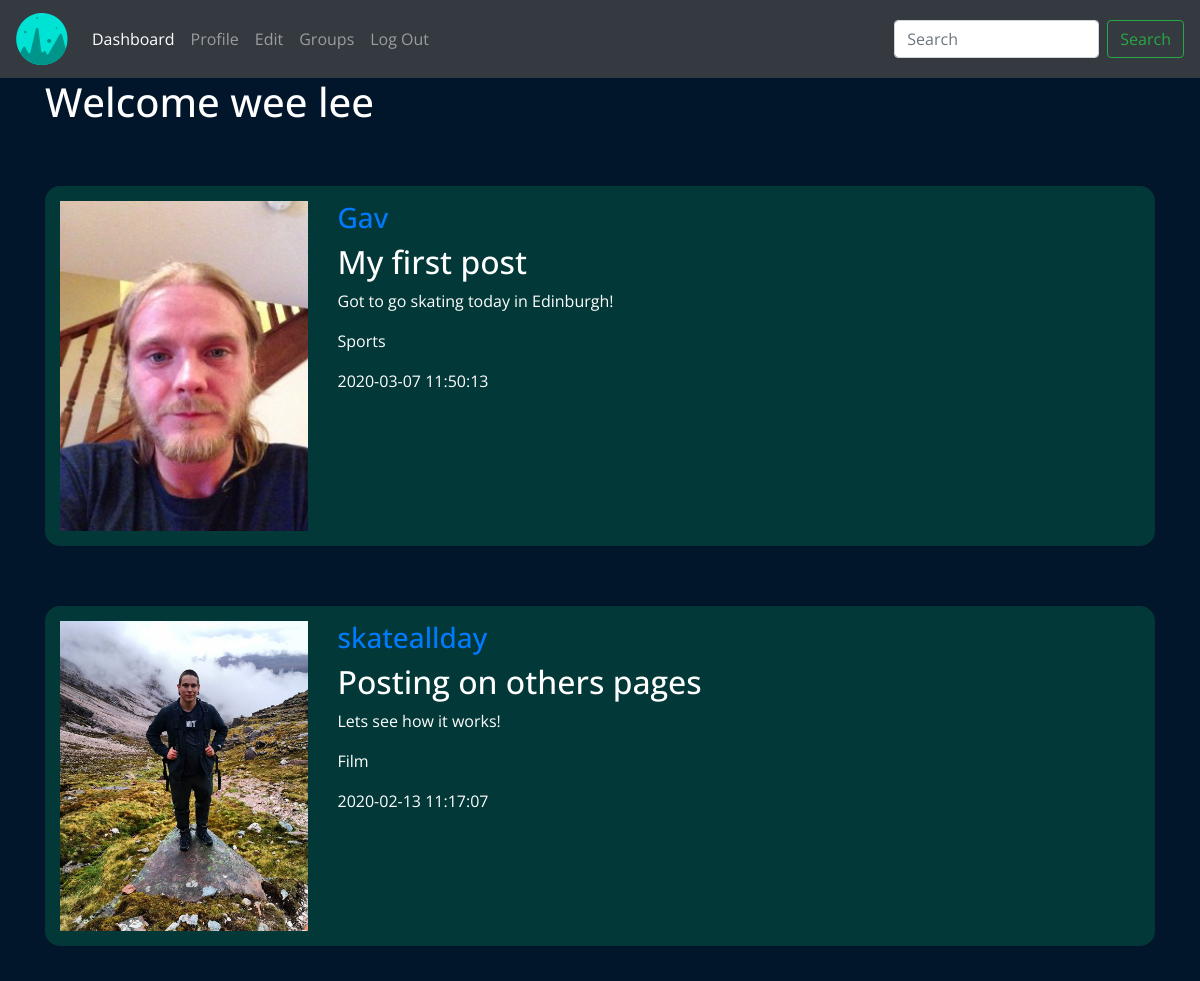
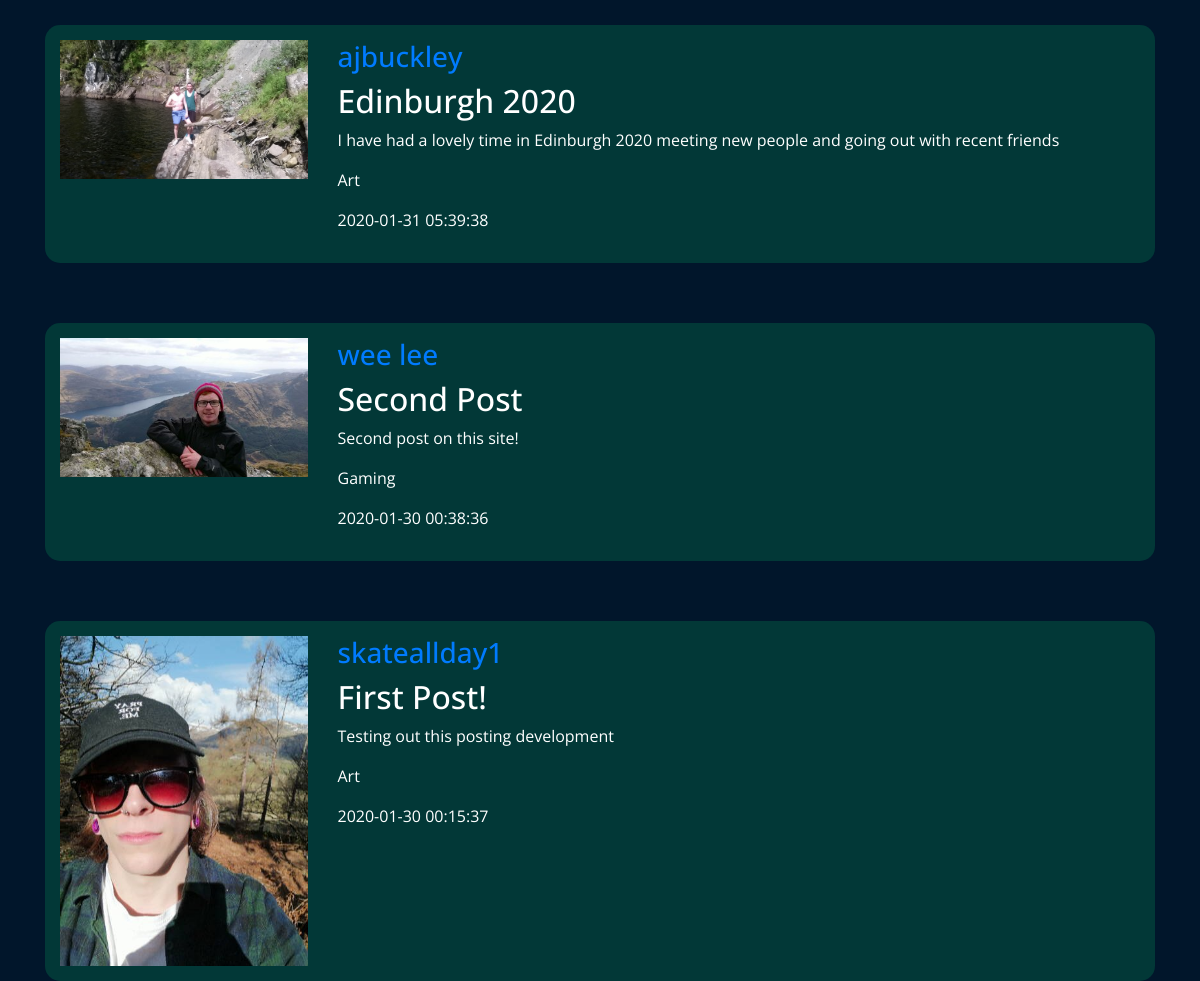
Screenshot of /dashboard (signed in) with the database file from the repository (2 pictures, top to bottom).
### tables this page shows
CREATE TABLE "userPost"(
    author TEXT PRIMARY KEY,
    postTitle TEXT NOT NULL,
    postContent TEXT NOT NULL,    
    category TEXT NOT NULL,
    postImage TEXT,
    dateTime TEXT NOT NULL
);

CREATE TABLE accountData (
username TEXT NOT NULL,
email TEXT NOT NULL,
password TEXT NOT NULL,
bio TEXT,
imageName TEXT,
interests TEXT,
dailyVotes INT);

### app.py (the view, shortened to what this page needs)
@app.route("/dashboard")
def dashboard():
        if g.username:
                form = postStatus(request.form)
                conn =sqlite3.connect('userData.db')
                print ("Opened database successfully")
                c = conn.cursor()
                c.execute('SELECT author, imageName, postTitle, postContent, category, dateTime FROM accountData INNER JOIN userPost ON userPost.author = accountData.username ORDER BY dateTime DESC');
                posts = c.fetchall()
                print(posts)
                for post in posts:
                        postTitle = post[2]
                        postContent = post[3]
                        category = post[4]
                return render_template('dashboard.html', posts=posts, username=g.username)
        else:
                flash('Please Login to continue')
                return redirect('Login')

### forms/forms.py
class postStatus(FlaskForm):
    postTitle = StringField('title', validators=[DataRequired(), Length(min=2, max=50)])
    postContent = StringField('content', validators=[DataRequired()], widget=TextArea())
    category = SelectField('category', choices=[('Art', 'Art'), ('Music', 'Music'), ('Sports', 'Sports'), ('Travel', 'Travel'),('Food', 'Food'), ('Gaming', 'Gaming'), ('Film', 'Film'), ('Politics', 'Politics')])
    upload = FileField('Upload Profile Image')
    submit = SubmitField('Send it!')

### app.py (called while the page is built)
@app.before_request
def before_request():
        g.username = None
        if 'username' in session:
                g.username = session['username']

### static/frontend/public/templates/dashboard.html (shortened to what this page needs)
{% extends "template.html" %}
{% block content %}
<div class="container">
    <div class="row">
        <div class="col-sm-12">
            <h1>Welcome {{username}}</h1>
                {% for post in posts %}
                <div class="previousPosts">
                    <div class="row">
                        <div class="col-sm-3">
                            <img class="dashboardPhotos" src={{url_for('static', filename=post[1])}}>
                        </div>
                        <div class="col-sm-9">
                            <h3><a href={{url_for('profileUserName', user=post[0])}}>{{post[0]}}</a></h3>
                            <h2>{{post[2]}}</h2>
                            <p>{{post[3]}}</p>
                            <p>{{post[4]}}</p>
                            <p>{{post[5]}}</p>
                        </div>
                    </div>
                </div>
                {% endfor %}
        </div>
    </div>
</div>
{% endblock %}

### static/frontend/public/styles.css (style rules this page uses)
.body { min-height: 100vh; position: relative; margin: 0; font-family: 'Open Sans', sans-serif; color:#fff; background-color: #01162B; background-image: url(background2.jpg); background-size: cover; background-repeat: no-repeat; background-attachment: fixed; }
.dashboardPhotos { width:100%; height:auto; }
.previousPosts { background-color:#023837; border-radius: 15px; padding:15px; margin-top:5vmin; }

### rows the page displays
userPost: imageName (picture), author "Gav", postTitle "My first post", postContent "Got to go skating today in Edinburgh!", category "Sports", dateTime "2020-03-07 11:50:13"
userPost: imageName (picture), author "skateallday", postTitle "Posting on others pages", postContent "Lets see how it works!", category "Film", dateTime "2020-02-13 11:17:07"
userPost: imageName (picture), author "ajbuckley", postTitle "Edinburgh 2020", postContent "I have had a lovely time in Edinburgh 2020 meeting new people and going out with recent friends", category "Art", dateTime "2020-01-31 05:39:38"
userPost: imageName (picture), author "wee lee", postTitle "Second Post", postContent "Second post on this site!", category "Gaming", dateTime "2020-01-30 00:38:36"
userPost: imageName (picture), author "skateallday1", postTitle "First Post!", postContent "Testing out this posting development", category "Art", dateTime "2020-01-30 00:15:37"

### other values shown
{{ username }} "wee lee"
